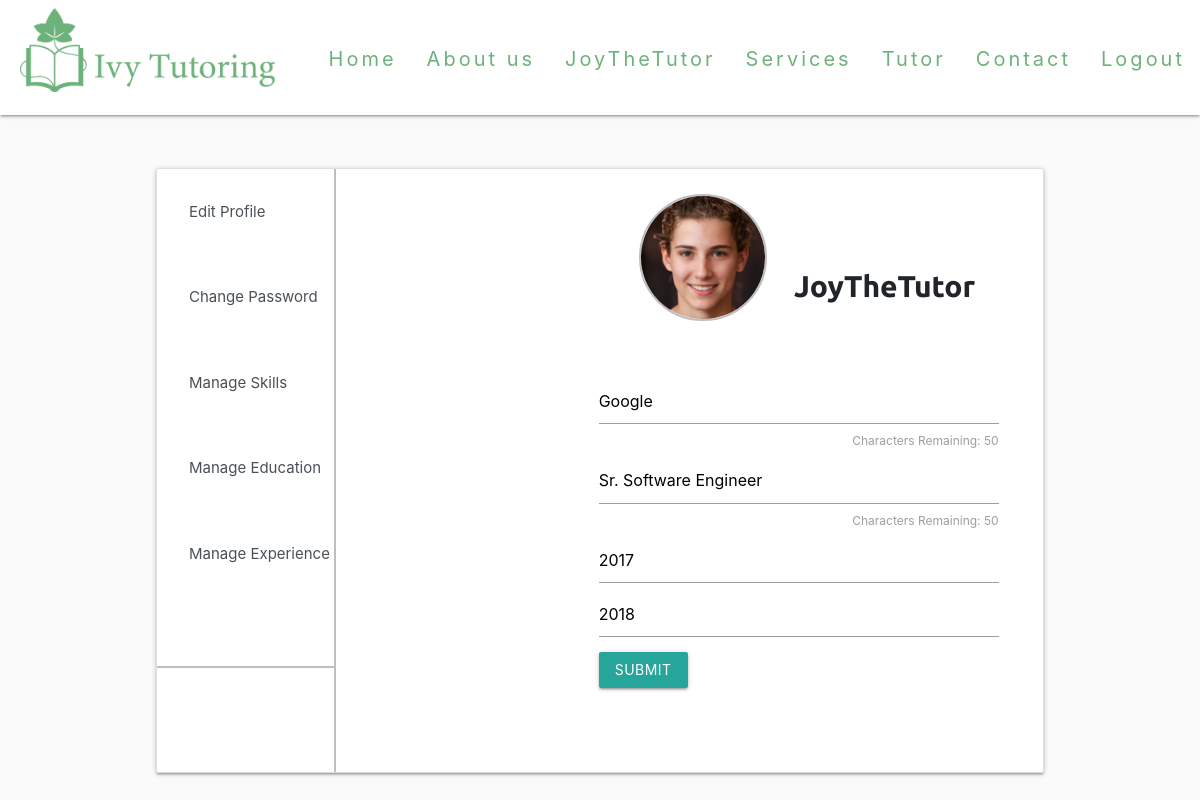
The page /UpdateJob/39/ (signed in) on the database its author committed.
### main/models.py (models this page shows, shortened)
class User(AbstractUser):
	email_confirm = models.BooleanField(default=False)

class Profile(models.Model):
	user = models.OneToOneField(User,on_delete = models.CASCADE,default= None)
	pro_pic =  models.ImageField(upload_to = 'profilePics', blank = True, null = True)
	descript = models.CharField(max_length = 50, blank = True)
	intro = models.CharField(max_length = 1000, blank = True)
	city = models.CharField(max_length= 50,blank = True)
	state = models.CharField(max_length = 2,blank = True)
	tags = TaggableManager(blank = True)
	college = models.CharField(max_length=100, null=True, blank=True)
	major= models.CharField(max_length=100, null=True, blank=True)

class Experience(models.Model):
	user = models.ForeignKey(User,null= True,on_delete = models.SET_NULL)
	employer = models.CharField(max_length=50, default= None, null = True)
	position = models.CharField(max_length = 50,default = None, null = True)
	start_year = models.SmallIntegerField(blank=True, null=True)
	end_year = models.CharField(max_length = 4,blank=True,null = True)

### main/views.py (the view)
# urls.py: path("UpdateJob/<str:pk>/", views.updateJob, name= "UpdateJob"),
def updateJob(request,pk):
	exp = Experience.objects.get(id = pk)
	form = ExperienceForm(instance = exp)
	if request.method == "POST":
		form = ExperienceForm(request.POST,instance = exp)
		if form.is_valid():
			form.save()
			return redirect(reverse("main:JobEdit", kwargs = {"username":request.user}))
	context = {'form':form}
	return render(request,"main/UpdateJob.html", context)

### main/forms.py
class ExperienceForm(forms.ModelForm):
	class Meta:
		model = Experience
		fields = ['employer','position','start_year',"end_year"]
	def __init__(self, *args, **kwargs):
		super(ExperienceForm, self).__init__(*args, **kwargs)
		self.fields['employer'].widget.attrs['placeholder'] = 'Employer'
		self.fields['position'].widget.attrs['placeholder'] = 'Position'
		self.fields['start_year'].widget.attrs['placeholder'] = 'ex:2020'
		self.fields['end_year'].widget.attrs['placeholder'] = 'ex:2021'

### main/templates/main/UpdateJob.html (shortened to what this page needs)
{% load widget_tweaks %}
{% load crispy_forms_tags %}
{% load static %}
<head>
    <link rel="stylesheet" href="https://cdnjs.cloudflare.com/ajax/libs/materialize/1.0.0/css/materialize.min.css">
    <link rel="stylesheet" href="https://stackpath.bootstrapcdn.com/bootstrap/4.3.1/css/bootstrap.min.css">
    <link rel="stylesheet" href="https://stackpath.bootstrapcdn.com/bootstrap/4.1.1/css/bootstrap.min.css">
</head>
{%include "main/HeadNav.html" %}
<body>
        <div class="card">
            <div class="row no-gutters">
                <div class="list-group">
                    <a href="{% url 'main:EditProfile' username=request.user.username %}" class="list-group-item list-group-item-action">Edit Profile</a>
                    <a href="/password_change/" class="list-group-item list-group-item-action">Change Password</a>
                    <a href="{% url 'main:SkillEdit' username=request.user.username %}" class="list-group-item list-group-item-action">Manage Skills</a>
                    <a href="{% url 'main:EditSchool' username=request.user.username %}"  class="list-group-item list-group-item-action">Manage Education</a>
                    <a href="{% url 'main:JobEdit' username=request.user.username %}" class="list-group-item list-group-item-action">Manage Experience</a>
                </div>
                <div class="container">
                    <div class="col-sm-7">
                    {% if request.user.profile.pro_pic %}
                            <img class="card-img" src="{{ request.user.profile.pro_pic.url }}">
                        {% else %}
                            <img class="card-img" src="{%static 'media\Default.jpg' %}">
                    {% endif %}
                        <b style = 'font-family: Ubuntu, "times new roman", times, roman, serif;font-size:30px;top: 70px;
                        left: 48px; position:absolute;'>
                            {% render_field request.user.username %}
                        </b>
                    </div>
                    <div class="card-body">
                        <form method = "POST" action = "" enctype="multipart/form-data">
                                <div class="card-text" style = "width:400px;max-width:-webkit-fill-available;">
                                    {{ form.employer |safe }}<label id = "Employer_cnt"style = "float:right;">Characters Remaining: 50</label>
                                    {{form.position |safe }} <label id = "Position_cnt" style = "float:right;">Characters Remaining: 50</label>
                                    {{form.start_year | safe}}
                                    {{form.end_year | safe}}
                                </div>
                                    <div>
                                        <input class="btn btn-primary" id = "EP-btn" type="submit">
                                    </div>
                        </form>
                    </div>
                </div>
            </div>
            <div class = 'vl'></div>
            <hr style = "height:2px;width:20%; position: absolute; top: 80%;border:none;color:#c0bebe;background-color:#c0bebe;">
        </div>
</body>

### main/templates/main/HeadNav.html (shortened to what this page needs)
{%load static%}
<head>
    <link rel="stylesheet" href="https://cdnjs.cloudflare.com/ajax/libs/materialize/1.0.0/css/materialize.min.css">
</head>
    <nav>
        <div class='nav-wrapper'>
            <a href="/" class="brand-logo"><img id = "logo" src="{%static 'media\logo.png' %}" ></a>
            <ul id="nav" class = "right hide-on-med-and-down">
                {% if user.is_authenticated %}
                    <li><a href = "/"> Home </a></li>
                    <li><a href = "/AboutUs"> About us </a></li>
                    <li><a href = "{% url 'main:profile' username=request.user.username %}"> {{ user.username }}</a></li>
                    <li><a href= "/Services"> Services </a></li>
                    <li><a href = "/Tutor"> Tutor </a></li>
                    <li><a href = "/Contact/"> Contact </a></li>
                    <li><a href="/logout"> Logout </a></li>
                {% endif %}
            </ul>
        </div>
    </nav>

### main/templates/main/HeadNav.html (style rules this page uses)
#logo { width: 275px; padding-left: 20px; padding-top: 8px; }
nav { height:115px; background-color:white; }
nav, nav .nav-wrapper i, nav a.sidenav-trigger, nav a.sidenav-trigger i { line-height:118px; }
nav ul a { font-size: 20px; color:#6db27a; letter-spacing:3px; }

### main/templates/main/UpdateJob.html (style rules this page uses)
body { background-color:#FAFAFA; }
.list-group { width:225; }
.list-group-item { position:relative; display:block; padding:30; margin-bottom:-1px; background-color:#fff; border:2px solid #fff; }
.card { position: absolute; top: 20%; width: 74%; left: 13%; height: 605px; max-height: 605px; max-width: 1200px; }
.row { margin-left:0; }
.vl { border-left: 2px solid #c0bebe; height: 100%; left:20%; position:absolute; }
.col-sm-7 { position: relative; left: 379; top: 25px; }
.btn { position: absolute; top: 292px; }
.card-img { max-width: 37%; max-height: 162; border-radius: 50%; left:-31%; position: absolute; border: 2.5px solid #c0bebe; padding-left: 0px; padding-top: 0px; }
.container { position: absolute; left: 22%; }
.card-body { top: 190px; left: 213; position: relative; }

### rows shown on the page
User: username "JoyTheTutor", user.profile.pro_pic (picture)
Experience: employer "Google", position "Sr. Software Engineer", start_year "2017", end_year "2018"
